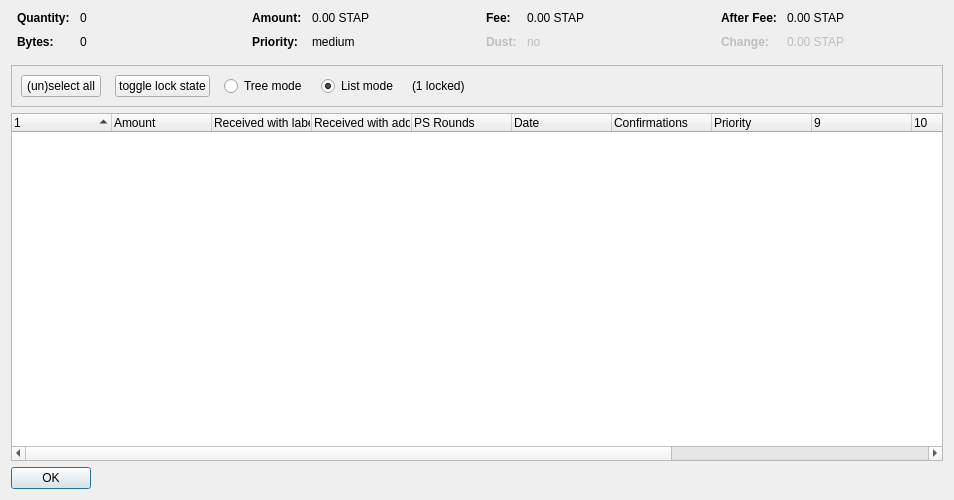
<?xml version="1.0" encoding="UTF-8"?>
<ui version="4.0">
 <class>CoinControlDialog</class>
 <widget class="QDialog" name="CoinControlDialog">
  <property name="geometry">
   <rect>
    <x>0</x>
    <y>0</y>
    <width>954</width>
    <height>500</height>
   </rect>
  </property>
  <property name="windowTitle">
   <string>Coin Selection</string>
  </property>
  <layout class="QVBoxLayout" name="verticalLayout">
   <item>
    <layout class="QHBoxLayout" name="horizontalLayoutTop" stretch="0,0,0,0">
     <property name="topMargin">
      <number>0</number>
     </property>
     <property name="bottomMargin">
      <number>10</number>
     </property>
     <item>
      <layout class="QFormLayout" name="formLayoutCoinControl1">
       <property name="horizontalSpacing">
        <number>10</number>
       </property>
       <property name="verticalSpacing">
        <number>10</number>
       </property>
       <property name="leftMargin">
        <number>6</number>
       </property>
       <property name="rightMargin">
        <number>6</number>
       </property>
       <item row="0" column="0">
        <widget class="QLabel" name="labelCoinControlQuantityText">
         <property name="font">
          <font>
           <weight>75</weight>
           <bold>true</bold>
          </font>
         </property>
         <property name="text">
          <string>Quantity:</string>
         </property>
        </widget>
       </item>
       <item row="0" column="1">
        <widget class="QLabel" name="labelCoinControlQuantity">
         <property name="cursor">
          <cursorShape>IBeamCursor</cursorShape>
         </property>
         <property name="contextMenuPolicy">
          <enum>Qt::ActionsContextMenu</enum>
         </property>
         <property name="text">
          <string notr="true">0</string>
         </property>
         <property name="textInteractionFlags">
          <set>Qt::LinksAccessibleByMouse|Qt::TextSelectableByKeyboard|Qt::TextSelectableByMouse</set>
         </property>
        </widget>
       </item>
       <item row="1" column="0">
        <widget class="QLabel" name="labelCoinControlBytesText">
         <property name="font">
          <font>
           <weight>75</weight>
           <bold>true</bold>
          </font>
         </property>
         <property name="text">
          <string>Bytes:</string>
         </property>
        </widget>
       </item>
       <item row="1" column="1">
        <widget class="QLabel" name="labelCoinControlBytes">
         <property name="cursor">
          <cursorShape>IBeamCursor</cursorShape>
         </property>
         <property name="contextMenuPolicy">
          <enum>Qt::ActionsContextMenu</enum>
         </property>
         <property name="text">
          <string notr="true">0</string>
         </property>
         <property name="textInteractionFlags">
          <set>Qt::LinksAccessibleByMouse|Qt::TextSelectableByKeyboard|Qt::TextSelectableByMouse</set>
         </property>
        </widget>
       </item>
      </layout>
     </item>
     <item>
      <layout class="QFormLayout" name="formLayoutCoinControl2">
       <property name="horizontalSpacing">
        <number>10</number>
       </property>
       <property name="verticalSpacing">
        <number>10</number>
       </property>
       <property name="leftMargin">
        <number>6</number>
       </property>
       <property name="rightMargin">
        <number>6</number>
       </property>
       <item row="0" column="0">
        <widget class="QLabel" name="labelCoinControlAmountText">
         <property name="font">
          <font>
           <weight>75</weight>
           <bold>true</bold>
          </font>
         </property>
         <property name="text">
          <string>Amount:</string>
         </property>
        </widget>
       </item>
       <item row="0" column="1">
        <widget class="QLabel" name="labelCoinControlAmount">
         <property name="cursor">
          <cursorShape>IBeamCursor</cursorShape>
         </property>
         <property name="contextMenuPolicy">
          <enum>Qt::ActionsContextMenu</enum>
         </property>
         <property name="text">
          <string notr="true">0.00 STAP</string>
         </property>
         <property name="textInteractionFlags">
          <set>Qt::LinksAccessibleByMouse|Qt::TextSelectableByKeyboard|Qt::TextSelectableByMouse</set>
         </property>
        </widget>
       </item>
       <item row="1" column="0">
        <widget class="QLabel" name="labelCoinControlPriorityText">
         <property name="font">
          <font>
           <weight>75</weight>
           <bold>true</bold>
          </font>
         </property>
         <property name="text">
          <string>Priority:</string>
         </property>
        </widget>
       </item>
       <item row="1" column="1">
        <widget class="QLabel" name="labelCoinControlPriority">
         <property name="cursor">
          <cursorShape>IBeamCursor</cursorShape>
         </property>
         <property name="contextMenuPolicy">
          <enum>Qt::ActionsContextMenu</enum>
         </property>
         <property name="text">
          <string>medium</string>
         </property>
         <property name="textInteractionFlags">
          <set>Qt::LinksAccessibleByMouse|Qt::TextSelectableByKeyboard|Qt::TextSelectableByMouse</set>
         </property>
        </widget>
       </item>
      </layout>
     </item>
     <item>
      <layout class="QFormLayout" name="formLayoutCoinControl3">
       <property name="horizontalSpacing">
        <number>10</number>
       </property>
       <property name="verticalSpacing">
        <number>10</number>
       </property>
       <property name="leftMargin">
        <number>6</number>
       </property>
       <property name="rightMargin">
        <number>6</number>
       </property>
       <item row="0" column="0">
        <widget class="QLabel" name="labelCoinControlFeeText">
         <property name="font">
          <font>
           <weight>75</weight>
           <bold>true</bold>
          </font>
         </property>
         <property name="text">
          <string>Fee:</string>
         </property>
        </widget>
       </item>
       <item row="0" column="1">
        <widget class="QLabel" name="labelCoinControlFee">
         <property name="cursor">
          <cursorShape>IBeamCursor</cursorShape>
         </property>
         <property name="contextMenuPolicy">
          <enum>Qt::ActionsContextMenu</enum>
         </property>
         <property name="text">
          <string notr="true">0.00 STAP</string>
         </property>
         <property name="textInteractionFlags">
          <set>Qt::LinksAccessibleByMouse|Qt::TextSelectableByKeyboard|Qt::TextSelectableByMouse</set>
         </property>
        </widget>
       </item>
       <item row="1" column="0">
        <widget class="QLabel" name="labelCoinControlLowOutputText">
         <property name="enabled">
          <bool>false</bool>
         </property>
         <property name="font">
          <font>
           <weight>75</weight>
           <bold>true</bold>
          </font>
         </property>
         <property name="text">
          <string>Dust:</string>
         </property>
        </widget>
       </item>
       <item row="1" column="1">
        <widget class="QLabel" name="labelCoinControlLowOutput">
         <property name="enabled">
          <bool>false</bool>
         </property>
         <property name="cursor">
          <cursorShape>IBeamCursor</cursorShape>
         </property>
         <property name="contextMenuPolicy">
          <enum>Qt::ActionsContextMenu</enum>
         </property>
         <property name="text">
          <string>no</string>
         </property>
         <property name="textInteractionFlags">
          <set>Qt::LinksAccessibleByMouse|Qt::TextSelectableByKeyboard|Qt::TextSelectableByMouse</set>
         </property>
        </widget>
       </item>
      </layout>
     </item>
     <item>
      <layout class="QFormLayout" name="formLayoutCoinControl4">
       <property name="horizontalSpacing">
        <number>10</number>
       </property>
       <property name="verticalSpacing">
        <number>10</number>
       </property>
       <property name="leftMargin">
        <number>6</number>
       </property>
       <property name="rightMargin">
        <number>6</number>
       </property>
       <item row="0" column="0">
        <widget class="QLabel" name="labelCoinControlAfterFeeText">
         <property name="font">
          <font>
           <weight>75</weight>
           <bold>true</bold>
          </font>
         </property>
         <property name="text">
          <string>After Fee:</string>
         </property>
        </widget>
       </item>
       <item row="0" column="1">
        <widget class="QLabel" name="labelCoinControlAfterFee">
         <property name="cursor">
          <cursorShape>IBeamCursor</cursorShape>
         </property>
         <property name="contextMenuPolicy">
          <enum>Qt::ActionsContextMenu</enum>
         </property>
         <property name="text">
          <string notr="true">0.00 STAP</string>
         </property>
         <property name="textInteractionFlags">
          <set>Qt::LinksAccessibleByMouse|Qt::TextSelectableByKeyboard|Qt::TextSelectableByMouse</set>
         </property>
        </widget>
       </item>
       <item row="1" column="0">
        <widget class="QLabel" name="labelCoinControlChangeText">
         <property name="enabled">
          <bool>false</bool>
         </property>
         <property name="font">
          <font>
           <weight>75</weight>
           <bold>true</bold>
          </font>
         </property>
         <property name="text">
          <string>Change:</string>
         </property>
        </widget>
       </item>
       <item row="1" column="1">
        <widget class="QLabel" name="labelCoinControlChange">
         <property name="enabled">
          <bool>false</bool>
         </property>
         <property name="cursor">
          <cursorShape>IBeamCursor</cursorShape>
         </property>
         <property name="contextMenuPolicy">
          <enum>Qt::ActionsContextMenu</enum>
         </property>
         <property name="text">
          <string notr="true">0.00 STAP</string>
         </property>
         <property name="textInteractionFlags">
          <set>Qt::LinksAccessibleByMouse|Qt::TextSelectableByKeyboard|Qt::TextSelectableByMouse</set>
         </property>
        </widget>
       </item>
      </layout>
     </item>
    </layout>
   </item>
   <item>
    <widget class="QFrame" name="frame">
     <property name="minimumSize">
      <size>
       <width>0</width>
       <height>40</height>
      </size>
     </property>
     <property name="frameShape">
      <enum>QFrame::StyledPanel</enum>
     </property>
     <property name="frameShadow">
      <enum>QFrame::Sunken</enum>
     </property>
     <layout class="QHBoxLayout" name="horizontalLayout">
      <item>
       <layout class="QHBoxLayout" name="horizontalLayoutPanel" stretch="0,0,0,0,0,0">
        <property name="spacing">
         <number>14</number>
        </property>
        <item>
         <widget class="QPushButton" name="pushButtonSelectAll">
          <property name="sizePolicy">
           <sizepolicy hsizetype="Maximum" vsizetype="Fixed">
            <horstretch>0</horstretch>
            <verstretch>0</verstretch>
           </sizepolicy>
          </property>
          <property name="text">
           <string>(un)select all</string>
          </property>
          <property name="autoDefault">
           <bool>false</bool>
          </property>
         </widget>
        </item>
        <item>
         <widget class="QPushButton" name="pushButtonToggleLock">
          <property name="sizePolicy">
           <sizepolicy hsizetype="Maximum" vsizetype="Fixed">
            <horstretch>0</horstretch>
            <verstretch>0</verstretch>
           </sizepolicy>
          </property>
          <property name="text">
           <string>toggle lock state</string>
          </property>
          <property name="autoDefault">
           <bool>false</bool>
          </property>
         </widget>
        </item>
        <item>
         <widget class="QRadioButton" name="radioTreeMode">
          <property name="sizePolicy">
           <sizepolicy hsizetype="Maximum" vsizetype="Fixed">
            <horstretch>0</horstretch>
            <verstretch>0</verstretch>
           </sizepolicy>
          </property>
          <property name="text">
           <string>Tree mode</string>
          </property>
         </widget>
        </item>
        <item>
         <widget class="QRadioButton" name="radioListMode">
          <property name="sizePolicy">
           <sizepolicy hsizetype="Maximum" vsizetype="Fixed">
            <horstretch>0</horstretch>
            <verstretch>0</verstretch>
           </sizepolicy>
          </property>
          <property name="text">
           <string>List mode</string>
          </property>
          <property name="checked">
           <bool>true</bool>
          </property>
         </widget>
        </item>
        <item>
         <widget class="QLabel" name="labelLocked">
          <property name="text">
           <string>(1 locked)</string>
          </property>
         </widget>
        </item>
        <item>
         <spacer name="horizontalSpacer">
          <property name="orientation">
           <enum>Qt::Horizontal</enum>
          </property>
          <property name="sizeHint" stdset="0">
           <size>
            <width>40</width>
            <height>20</height>
           </size>
          </property>
         </spacer>
        </item>
       </layout>
      </item>
     </layout>
    </widget>
   </item>
   <item>
    <widget class="CoinControlTreeWidget" name="treeWidget">
     <property name="contextMenuPolicy">
      <enum>Qt::CustomContextMenu</enum>
     </property>
     <property name="sortingEnabled">
      <bool>false</bool>
     </property>
     <property name="columnCount">
      <number>13</number>
     </property>
     <attribute name="headerShowSortIndicator" stdset="0">
      <bool>true</bool>
     </attribute>
     <attribute name="headerStretchLastSection">
      <bool>false</bool>
     </attribute>
     <column>
      <property name="text">
       <string/>
      </property>
     </column>
     <column>
      <property name="text">
       <string>Amount</string>
      </property>
     </column>
     <column>
      <property name="text">
       <string>Received with label</string>
      </property>
     </column>
     <column>
      <property name="text">
       <string>Received with address</string>
      </property>
     </column>
     <column>
      <property name="text">
       <string>PS Rounds</string>
      </property>
     </column>
     <column>
      <property name="text">
       <string>Date</string>
      </property>
     </column>
     <column>
      <property name="text">
       <string>Confirmations</string>
      </property>
      <property name="toolTip">
       <string>Confirmed</string>
      </property>
     </column>
     <column>
      <property name="text">
       <string>Priority</string>
      </property>
     </column>
     <column>
      <property name="text">
       <string/>
      </property>
     </column>
     <column>
      <property name="text">
       <string/>
      </property>
     </column>
     <column>
      <property name="text">
       <string/>
      </property>
     </column>
     <column>
      <property name="text">
       <string/>
      </property>
     </column>
     <column>
      <property name="text">
       <string/>
      </property>
     </column>
    </widget>
   </item>
   <item>
    <widget class="QDialogButtonBox" name="buttonBox">
     <property name="sizePolicy">
      <sizepolicy hsizetype="Maximum" vsizetype="Fixed">
       <horstretch>0</horstretch>
       <verstretch>0</verstretch>
      </sizepolicy>
     </property>
     <property name="orientation">
      <enum>Qt::Horizontal</enum>
     </property>
     <property name="standardButtons">
      <set>QDialogButtonBox::Ok</set>
     </property>
    </widget>
   </item>
  </layout>
 </widget>
 <customwidgets>
  <customwidget>
   <class>CoinControlTreeWidget</class>
   <extends>QTreeWidget</extends>
   <header>coincontroltreewidget.h</header>
  </customwidget>
 </customwidgets>
 <resources/>
 <connections/>
</ui>
